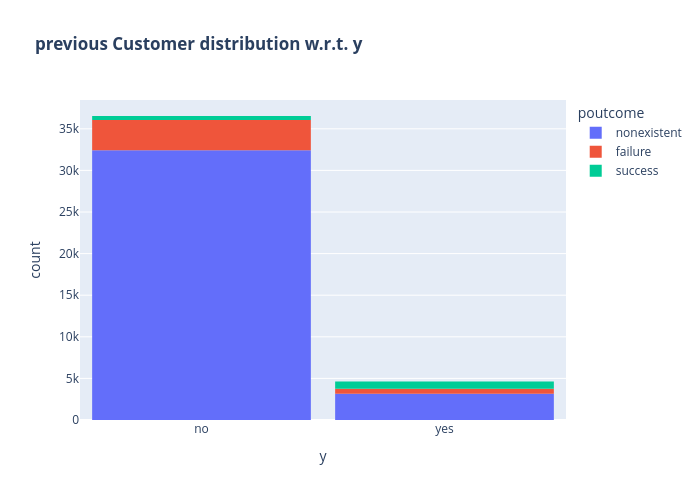

Here is the notebook cell this chart was saved with:
### Markdown cell above
- Non-existent category dominant the Poutcome with 86.3%(most of cusumers were newcomers), where

### Code cell
out_dir = "Report\\EDA\\10_Bivariant_Analysis//Histogram"
if out_dir and not os.path.exists(out_dir):
    os.makedirs(out_dir)
    
fig = px.histogram(df, x="y", color="poutcome", title="<b>previous Customer distribution w.r.t. y</b>")
fig.update_layout(width=700, height=500, bargap=0.1)
fig.write_image(os.path.join(out_dir, "Previous customer distribution with subscribtion.png"))

fig.show()

### Figure 1 — Plotly figure (JSON) as saved in the notebook; plotly's stock layout.template omitted (floating-point values rounded to 4 significant figures; data arrays with more than 128 entries replaced by an {"elided": "..."} marker saying what was removed)
{"data": [{"bingroup": "x", "hovertemplate": "poutcome=nonexistent<br>y=%{x}<br>count=%{y}<extra></extra>", "legendgroup": "nonexistent", "marker": {"color": "#636efa", "pattern": {"shape": ""}}, "name": "nonexistent", "orientation": "v", "showlegend": true, "type": "histogram", "x": {"elided": "35551 str values"}, "xaxis": "x", "yaxis": "y"}, {"bingroup": "x", "hovertemplate": "poutcome=failure<br>y=%{x}<br>count=%{y}<extra></extra>", "legendgroup": "failure", "marker": {"color": "#EF553B", "pattern": {"shape": ""}}, "name": "failure", "orientation": "v", "showlegend": true, "type": "histogram", "x": {"elided": "4252 str values"}, "xaxis": "x", "yaxis": "y"}, {"bingroup": "x", "hovertemplate": "poutcome=success<br>y=%{x}<br>count=%{y}<extra></extra>", "legendgroup": "success", "marker": {"color": "#00cc96", "pattern": {"shape": ""}}, "name": "success", "orientation": "v", "showlegend": true, "type": "histogram", "x": {"elided": "1373 str values"}, "xaxis": "x", "yaxis": "y"}], "layout": {"bargap": 0.1, "barmode": "relative", "height": 500, "legend": {"title": {"text": "poutcome"}, "tracegroupgap": 0}, "title": {"text": "<b>previous Customer distribution w.r.t. y</b>"}, "width": 700, "xaxis": {"anchor": "y", "domain": [0, 1], "title": {"text": "y"}}, "yaxis": {"anchor": "x", "domain": [0, 1], "title": {"text": "count"}}}}
